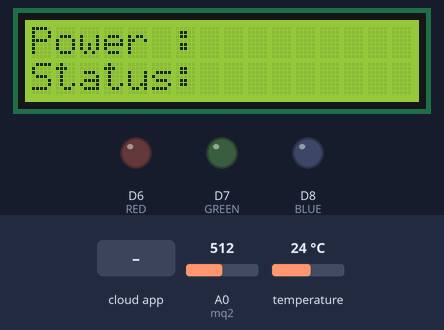
This sketch was run on a simulated ESP8266 (NodeMCU). Parts: 16×2 character LCD, output pins drawn as LEDs (lit = HIGH). Dashed ring = blinking. The test bench sets the inputs (shaded band); at power-on: A0 (mq2) = 512, temperature 24 °C. WiFi joins after 1.5 s; servers stay silent unless stated; pins used as bus, display or sensor lines are not drawn.

Above: at 2.7 s.
3.9 s: A0 (mq2) set to 783
5.7 s: A0 (mq2) set to 810
At 6.2 s:
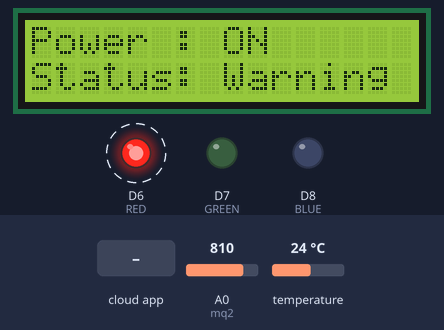
9.3 s: the phone or cloud app sets power to 0
At 10.9 s:
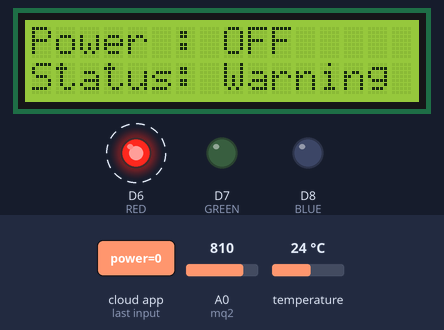
12.9 s: A0 (mq2) set to 790
At 14.6 s:
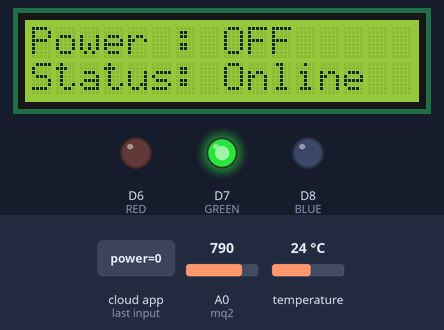
14.9 s: A0 (mq2) set to 900
At 15.3 s:
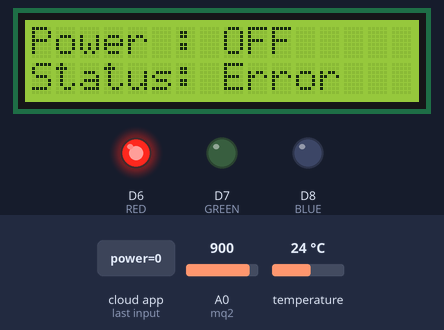
16.5 s: A0 (mq2) set to 888
At 16.9 s:
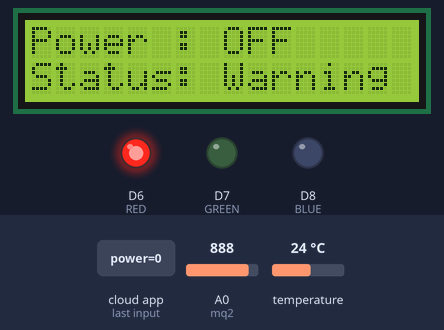
Timing chart, 0 to 21.1 s (numbered marks = the images above; inputs shaded):
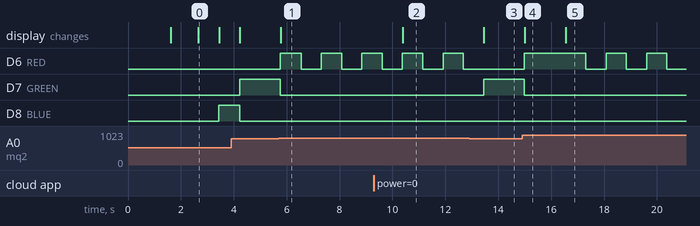

The sketch:

smart_ext.ino
```cpp
#include "thingProperties.h"

void setup() {
  Serial.begin(19200);
  delay(1500);
  initStatus();
  initProperties();
  setupTemp();
  initLcd();
  initPower();

  ArduinoCloud.begin(ArduinoIoTPreferredConnection);
  setDebugMessageLevel(2);
  ArduinoCloud.printDebugInfo();
}

void loop() {
  ArduinoCloud.update();
  tempLoop();
  smkLoop();
  statusLoop();
  powerLoop();
  showStatus();
  displayLoop();
}

void onStatusChange() {
  if (testing) localStatus = status;
}

void onPowerChange() {}
void onTestingChange() {}
```

power.ino
```cpp
#define POWER D0

void initPower() {
  pinMode(POWER, OUTPUT);
  digitalWrite(POWER, LOW);
}

void powerLoop() {
  power = power && localStatus != 2;

  if (power) {
    digitalWrite(POWER, LOW);
  } else {
    digitalWrite(POWER, HIGH);
  }
}
```

smoke.ino
```cpp
int mq2 = A0;

void smkLoop() {
  smoke = analogRead(mq2);
}
```

status.ino
```cpp
#define TEMP_WARNING_THRESHOLD 60
#define TEMP_ERROR_THRESHOLD 80
#define SMOKE_WARNING_THRESHOLD 800
#define SMOKE_ERROR_THRESHOLD 900

#define RED D6
#define GREEN D7
#define BLUE D8


int yellowState = LOW;

unsigned long previousMillis = 0;
const long interval = 100;

void off() {
  digitalWrite(RED, LOW);
  digitalWrite(GREEN, LOW);
  digitalWrite(BLUE, LOW);
}

void error() {
  digitalWrite(RED, HIGH);
  digitalWrite(GREEN, LOW);
  digitalWrite(BLUE, LOW);
}

void normal() {
  digitalWrite(RED, LOW);
  digitalWrite(GREEN, HIGH);
  digitalWrite(BLUE, LOW);
}

void offline() {
  digitalWrite(RED, LOW);
  digitalWrite(GREEN, LOW);
  digitalWrite(BLUE, HIGH);
}

void warning() {
  unsigned long currentMillis = millis();
  if (currentMillis - previousMillis >= interval) {
    previousMillis = currentMillis;
    if (yellowState == LOW) {
      yellowState = HIGH;  // Note that this switches the LED *off*
    } else {
      yellowState = LOW;  // Note that this switches the LED *on*
    }

    digitalWrite(RED, yellowState);
    digitalWrite(GREEN, LOW);
    digitalWrite(BLUE, LOW);
  }
}

void initStatus() {
  localStatus = 3;

  pinMode(RED, OUTPUT);
  pinMode(GREEN, OUTPUT);
  pinMode(BLUE, OUTPUT);

  off();
}

void showStatus() {
  switch (localStatus) {
    case 0:
      {
        normal();
        break;
      }
    case 1:
      {
        warning();
        break;
      }
    case 2:
      {
        error();
        break;
      }
    case 3:
      {
        offline();
        break;
      }
  }
}

void statusLoop() {
  if (testing) return;

  if (temp >= TEMP_ERROR_THRESHOLD or smoke >= SMOKE_ERROR_THRESHOLD) {
    localStatus = 2;
  } else if (temp >= TEMP_WARNING_THRESHOLD or smoke >= SMOKE_WARNING_THRESHOLD) {
    localStatus = 1;
  } else {
    if (ArduinoCloud.connected() == 0) {
      localStatus = 3;
    } else {
      localStatus = 0;
    }
  }

  status = localStatus;
}
```

temp.ino
```cpp
#include <OneWire.h>
#include <DallasTemperature.h>

// Data wire is connected to GPIO2
#define ONE_WIRE_BUS 2

OneWire oneWire(ONE_WIRE_BUS);
DallasTemperature sensors(&oneWire);

void setupTemp() {
  sensors.begin();
}

void tempLoop() {
  sensors.requestTemperatures();
  temp = sensors.getTempCByIndex(0);
}
```

thingProperties.h
```cpp
#include <ArduinoIoTCloud.h>
#include <Arduino_ConnectionHandler.h>

const char DEVICE_LOGIN_NAME[] = "17ad7fc0-343a-43e4-8317-9166130a5a01";

const char SSID[] = "Smart Ext";                      // Network SSID (name)
const char PASS[] = "SmartExt";                    // Network password (use for WPA, or use as key for WEP)
const char DEVICE_KEY[] = "LVGELQMVDAOEPZOT1QKP";  // Secret device password

int localStatus;

void onStatusChange();
void onPowerChange();
void onTestingChange();

int status = 3;
float smoke;
bool power = true;
bool testing = false;
CloudTemperature temp;

void initProperties() {

  ArduinoCloud.setBoardId(DEVICE_LOGIN_NAME);
  ArduinoCloud.setSecretDeviceKey(DEVICE_KEY);
  ArduinoCloud.addProperty(status, READWRITE, ON_CHANGE, onStatusChange);
  ArduinoCloud.addProperty(power, READWRITE, ON_CHANGE, onPowerChange);
  ArduinoCloud.addProperty(testing, READWRITE, ON_CHANGE, onTestingChange);
  ArduinoCloud.addProperty(temp, READ, 10 * SECONDS, NULL);
  ArduinoCloud.addProperty(smoke, READ, 10 * SECONDS, NULL);
}

WiFiConnectionHandler ArduinoIoTPreferredConnection(SSID, PASS);
```

lcd_display.ino
```cpp
#include <LiquidCrystal_I2C.h>

#define BLANK "                "
#define ON "ON"
#define OFF "OFF"
#define ONLINE "Online"
#define OFFLINE "Offline"
#define WARN "Warning"
#define ERR "Error"

LiquidCrystal_I2C lcd(0x27, 16, 2);

String prevPower;
String prevStatus;

void initLcd() {
  lcd.init();
  lcd.clear();
  lcd.backlight();
  print("Smart Extension");
  delay(1000);
  print("Power : ");
  print2("Status: ");
}

void print(const char* text) {
  lcd.setCursor(0, 0);
  lcd.print(BLANK);
  lcd.setCursor(0, 0);
  lcd.print(text);
}

void print2(const char* text) {
  lcd.setCursor(0, 1);
  lcd.print(BLANK);
  lcd.setCursor(0, 1);
  lcd.print(text);
}

void printPower() {
  String s;
  switch (localStatus) {
    case 1:
      {
        s = WARN;
        break;
      }
    case 2:
      {
        s = ERR;
        break;
      }
    case 3:
      {
        s = OFFLINE;
        break;
      }
    case 0:
    default:
      {
        s = ONLINE;
      }
  }

  if (prevStatus != s) {
    lcd.setCursor(8, 1);
    lcd.print("         ");
    lcd.setCursor(8, 1);
    lcd.print(s.c_str());

    prevStatus = s;
  }
}

void printStatus() {
  String currPower = power ? ON : OFF;

  if (prevPower != currPower) {
    lcd.setCursor(8, 0);
    lcd.print("         ");
    lcd.setCursor(8, 0);
    lcd.print(currPower);

    prevPower = currPower;
  }
}

  void displayLoop() {
    printPower();
    printStatus();
  }
```

Measured:
- the behaviour switches between 799 and 800 on A0 (mq2) (found by bisection; images 0 and 1)
- the behaviour switches between 900 and 899 on A0 (mq2) (found by bisection; images 4 and 5)
- after the input at 5.7 s, D6 (RED): alternates HIGH for 0.77 s and LOW for 0.77 s, starting after 0.06 s; D7 (GREEN): HIGH → LOW after 0.06 s; the display: changes after 0.08 s (image 1)
- after the input at 9.3 s, the display: changes after 1.1 s (image 2)
- after the input at 12.9 s, D6 (RED): stays LOW (without the input it goes to HIGH after 0.55 s); D7 (GREEN): LOW → HIGH after 0.55 s; the display: changes after 0.56 s (image 3)
- after the input at 14.9 s, D6 (RED): LOW → HIGH after 0.09 s; D7 (GREEN): HIGH → LOW after 0.09 s; the display: changes after 0.11 s (image 4)
- after the input at 16.5 s, D6 (RED): alternates HIGH for 0.77 s and LOW for 0.77 s, starting after 0.82 s; the display: changes after 0.05 s (image 5)
